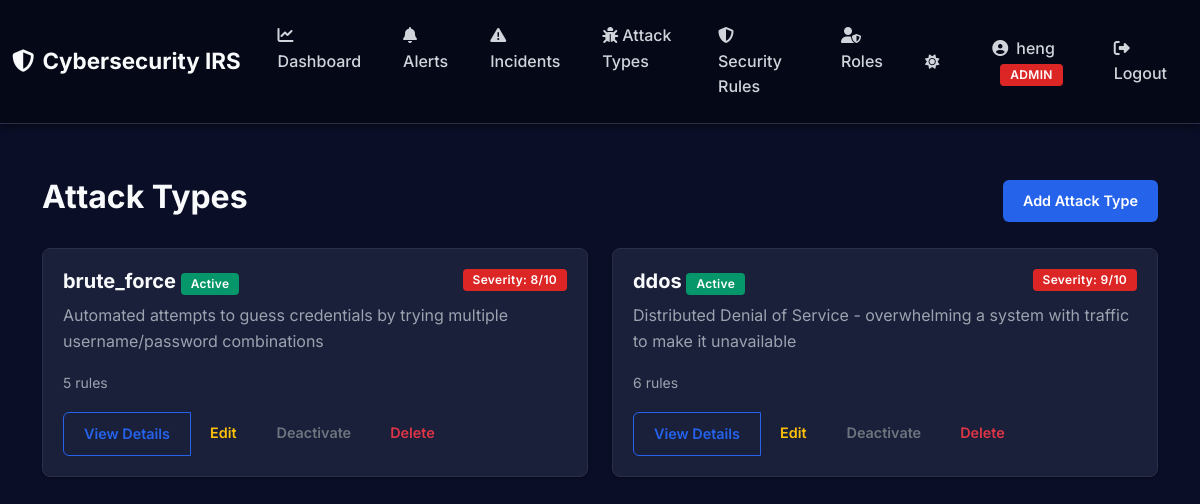
The app's page /attack-types/ (signed in) with its own data.
### app/models/attack_type.py (models this page shows, shortened)
class AttackType(db.Model):
    __tablename__ = 'attack_types'
    id = db.Column(db.Integer, primary_key=True)
    name = db.Column(db.String(50), unique=True, nullable=False)  # brute_force, ddos
    description = db.Column(db.Text, nullable=True)
    severity_level = db.Column(db.Integer, default=5, nullable=False)  # 1-10
    is_active = db.Column(db.Boolean, default=True, nullable=False)
    rules = db.relationship('Rule', backref='attack_type', lazy=True, cascade='all, delete-orphan')
    incidents = db.relationship('Incident', backref='attack_type', lazy=True)

### app/routes/attack_type_routes.py (the view)
@attack_type_bp.route('/')
@login_required
def index():
    attack_types = AttackTypeService.get_all()
    return render_template('attack_types/index.html', attack_types=attack_types)

### app/services/attack_type_service.py (called while the page is built)
    @staticmethod
    def get_all(active_only: bool = False) -> List[AttackType]:
        query = AttackType.query
        if active_only:
            query = query.filter_by(is_active=True)
        return list(query.order_by(AttackType.name).all())

### app/templates/attack_types/index.html (shortened to what this page needs)
{% extends "layouts/base.html" %}  {% block content %}
<div class="container mt-4">
  <div class="d-flex justify-content-between align-items-center mb-4">
    <h2>Attack Types</h2>
    {% if session.user_role in ['admin', 'analyst'] %}
    <a href="{{ url_for('attack_type.create') }}" class="btn btn-primary">
       Add Attack Type
    </a>
    {% endif %}
  </div>
  {% if attack_types %}
  <div class="row">
    {% for attack_type in attack_types %}
    <div class="col-md-6 mb-4">
      <div
        class="card {% if not attack_type.is_active %}border-secondary{% endif %}"
      >
        <div class="card-body">
          <div class="d-flex justify-content-between align-items-start">
            <h5 class="card-title">
              {{ attack_type.name }} {% if not attack_type.is_active %}
              <span class="badge bg-secondary">Inactive</span>
              {% else %}
              <span class="badge bg-success">Active</span>
              {% endif %}
            </h5>
            <span class="badge bg-danger"
              >Severity: {{ attack_type.severity_level }}/10</span
            >
          </div>
          <p class="card-text text-muted">{{ attack_type.description }}</p>
          <div class="mb-3">
            <small class="text-muted">
               {{ attack_type.rules|length }}
              rules
            </small>
          </div>
          <div class="btn-group" role="group">
            <a
              href="{{ url_for('attack_type.detail', id=attack_type.id) }}"
              class="btn btn-sm btn-outline-primary"
            >
               View Details
            </a>
            {% if session.user_role in ['admin', 'analyst'] %}
            <a
              href="{{ url_for('attack_type.edit', id=attack_type.id) }}"
              class="btn btn-sm btn-outline-warning"
            >
               Edit
            </a>
            <form
              method="POST"
              action="{{ url_for('attack_type.toggle_status', id=attack_type.id) }}"
              style="display: inline"
            >
              <button
                type="submit"
                class="btn btn-sm btn-outline-{% if attack_type.is_active %}secondary{% else %}success{% endif %}"
              >
                {% if attack_type.is_active %}Deactivate{% else %}Activate{%
                endif %}
              </button>
            </form>
            <a
              href="{{ url_for('attack_type.delete', id=attack_type.id) }}"
              class="btn btn-sm btn-outline-danger"
            >
               Delete
            </a>
            {% endif %}
          </div>
        </div>
      </div>
    </div>
    {% endfor %}
  </div>
  {% endif %}
</div>
{% endblock %}

### app/static/css/style.css (style rules this page uses)
:root { --primary-color: #2563eb; --primary-hover: #1d4ed8; --danger-color: #dc2626; --danger-hover: #b91c1c; --success-color: #059669; --success-hover: #047857; --warning-color: #d97706; --info-color: #0ea5e9; --dark-bg: #0a0e27; --darker-bg: #050816; --card-bg: #1a1f3a; --card-border: #2a2f4a; --text-primary: #f9fafb; --text-secondary: #d1d5db; --text-muted: #9ca3af; --shadow-sm: 0 1px 3px rgba(0, 0, 0, 0.3); --shadow-md: 0 4px 6px rgba(0, 0, 0, 0.4); --shadow-lg: 0 10px 25px rgba(0, 0, 0, 0.5); --hover-bg: #050816; }
* { margin: 0; padding: 0; box-sizing: border-box; }
body { font-family: "Inter", -apple-system, BlinkMacSystemFont, "Segoe UI", Roboto, Oxygen, Ubuntu, Cantarell, sans-serif; background: var(--dark-bg); color: var(--text-primary); min-height: 100vh; line-height: 1.6; }
.btn { border-radius: 6px; padding: 10px 20px; font-weight: 600; font-size: 0.9rem; transition: all 0.2s ease; border: none; cursor: pointer; }
.btn-primary { background: var(--primary-color); color: white; }
.btn-outline-primary { border: 1px solid var(--primary-color); color: var(--primary-color); background: transparent; }
.card { background: var(--card-bg) !important; border: 1px solid var(--card-border); border-radius: 8px; box-shadow: var(--shadow-sm); margin-bottom: 24px; transition: all 0.2s ease; }
.card-body { padding: 20px; background: transparent !important; }
.badge { padding: 5px 10px; border-radius: 4px; font-weight: 600; font-size: 0.75rem; letter-spacing: 0.3px; }
.bg-danger { background-color: var(--danger-color) !important; }
.bg-success { background-color: var(--success-color) !important; }
h1, h2, h3, h4, h5, h6, .h1, .h2, .h3, .h4, .h5, .h6, .card-title { color: var(--text-primary) !important; font-weight: 700; margin-bottom: 0.5rem; }
.text-muted { color: var(--text-muted) !important; }
a { color: var(--primary-color); text-decoration: none; transition: color 0.2s ease; }
.card-body { color: var(--text-primary) !important; }
.card-body p, .card-body span:not(.badge), .card-body div { color: var(--text-primary); }

### records on screen
AttackType: name "brute_force", is_active "Active", severity_level "8", description "Automated attempts to guess credentials by trying multiple username/password combinations", rules|length "5"
AttackType: name "ddos", is_active "Active", severity_level "9", description "Distributed Denial of Service - overwhelming a system with traffic to make it unavailable", rules|length "6"

### other values on screen
{{ session.username }} "heng"
{{ session.user_role|upper }} "ADMIN"
